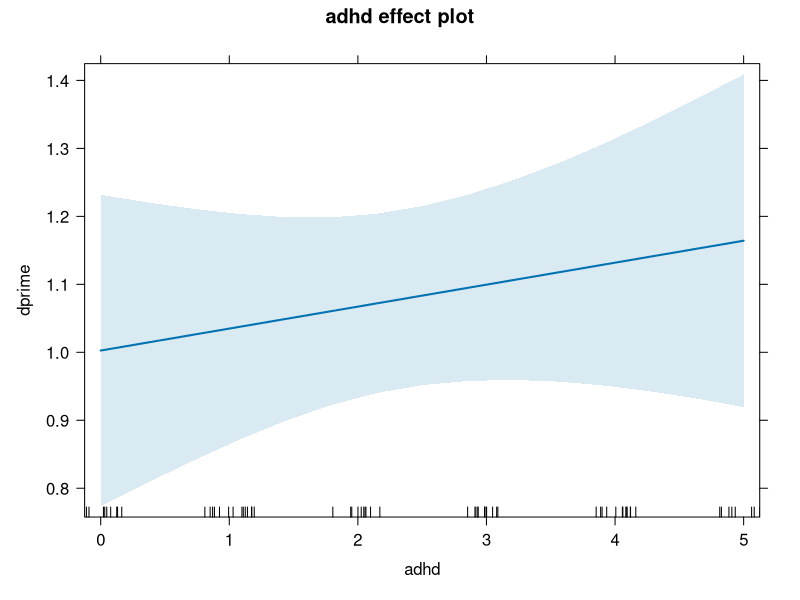
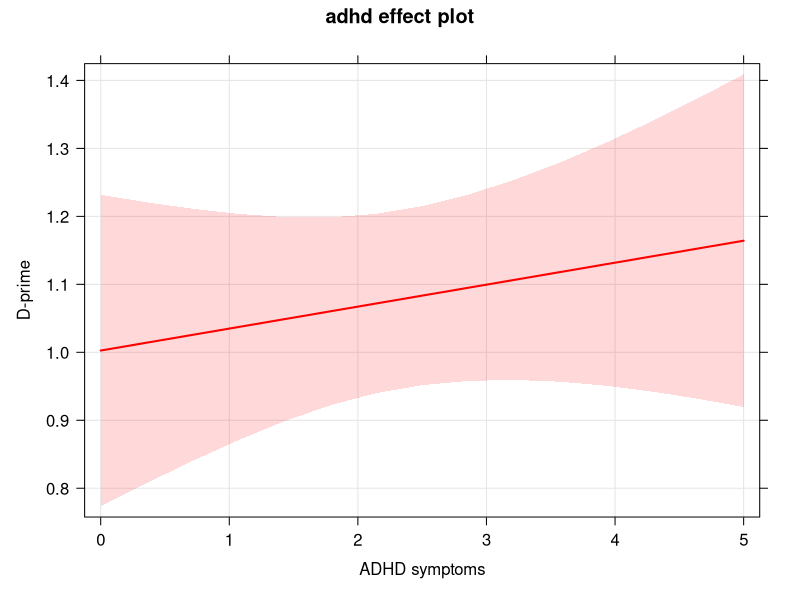
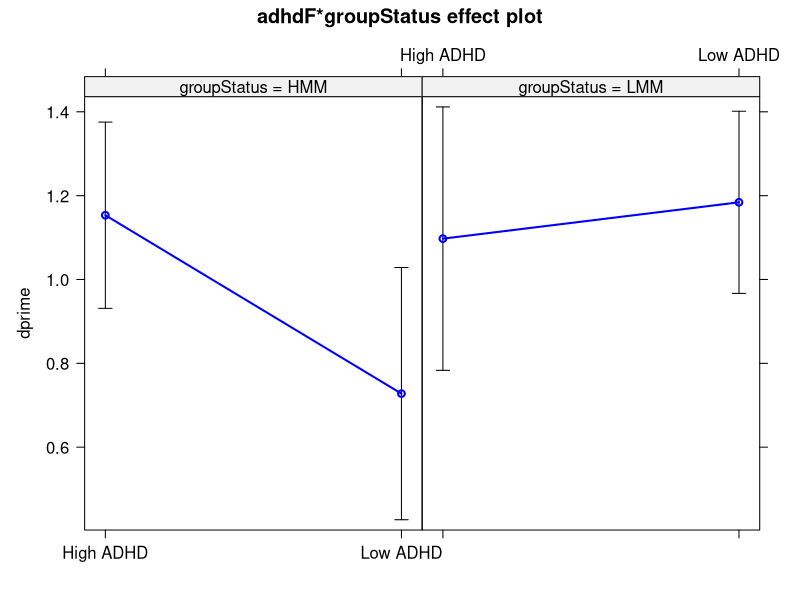

R code for these plots, in order:
## ---- chunk 1

df <- read.csv("uncapher_2016_repeated_measures_dataset.csv")
head(df)
## ---- chunk 2
library(tidyverse)
 df <- df %>%   
    # only keep data from the task when distractor was present
   dplyr::filter(numDist == 6) %>%
   # only include high or low groups for multitasking.
   dplyr::filter(groupStatus != "") %>%
   # if adhd score is lower than mean, label "low", else label "high""
   mutate(adhdF = as.factor(ifelse(adhd < mean(adhd), "Low ADHD", "High ADHD")))
  
names(df)
## ---- chunk 3
# ttest looking at the effect of ADHD group (IV) on dprime (DV)
t.test(df$dprime ~ df$adhdF)

# when working with a dataframe, you can either index your data with $ 
# or provide a second argument in the function, delineating which data your variables come from. 
# the output will be identical.
t.test(dprime ~ adhdF, data = df)

## ---- chunk 4
lm(dprime ~ adhd, data = df)

## ---- chunk 5
aov(dprime ~ adhdF, data = df)

## ---- chunk 6
lm(dprime ~ adhd + bis, data = df)

## ---- chunk 7
aov(dprime ~ adhdF + bis, data = df)

## ---- chunk 8
lm(dprime ~ adhd*bis, data = df)

## ---- chunk 9
aov(dprime ~ adhdF*groupStatus, data = df)

## ---- chunk 10
cor.test(df$dprime, df$adhd)

## ---- chunk 11
# first, we will save our model object and call it lm1
lm1 <-  lm(dprime ~ adhd, data = df)
# then we will ask for the summary of the model results
summary(lm1)
## ---- chunk 12
summary(lm1)$coefficients

# save the table for later
my_table <- summary(lm1)$coefficients
save(my_table, file = "my_table.Rda")
## ---- chunk 13

a1 <- aov(dprime ~ adhdF, data = df)

summary(a1)
## ---- chunk 14

a2 <- aov(dprime ~ adhdF * groupStatus, data = df)

summary(a2)
## ---- chunk 15
#install.packages("effects")
library(effects)

## ---- chunk 16
# This function requires the X variable in quotes, and the saved model object
plot(effect("adhd", lm1))

## ---- chunk 17

plot(effect("adhd", lm1), rug = F, colors = "red", xlab = "ADHD symptoms", ylab = "D-prime",
     axes=list(grid=TRUE))

## ---- chunk 18
plot(effect("adhdF:groupStatus", a2), xlab = "", colors = c("Blue", "Black"))
